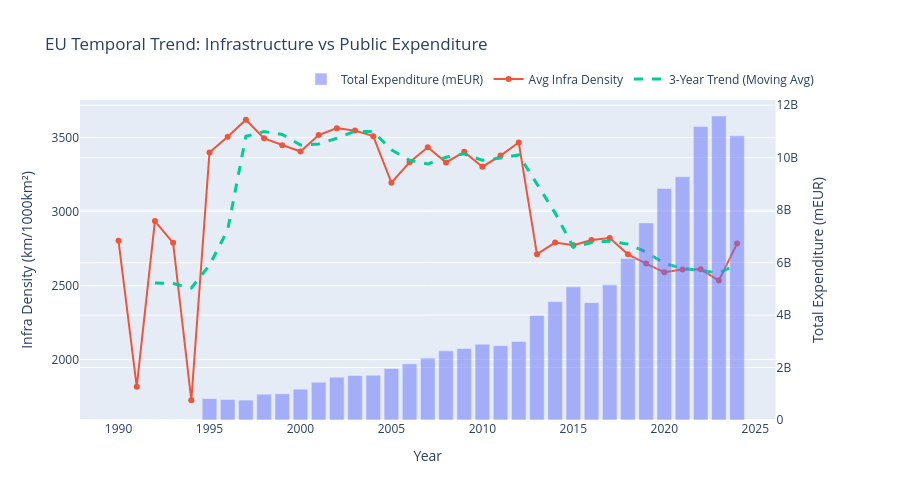

Notebook source saved alongside this figure:
### Code cell
# Call Query 4 on the master dataframe and display the result
fig_q4 = query4_temporal_forecast(master)
fig_q4.show()
